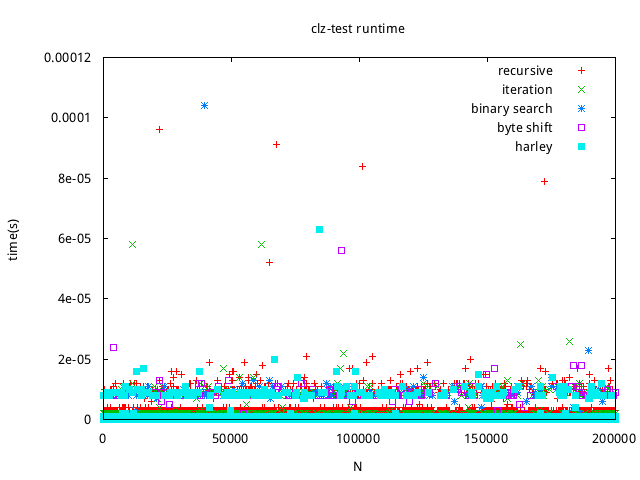

This chart was generated by the following gnuplot code:
reset
set xlabel 'N'
set ylabel 'time(s)'
set title 'clz-test runtime'
set term png enhanced font 'Verdana,10'
set output 'runtime.png'

plot [0:][0:] 'runtime.csv' using 1:2 with points title "recursive", \
'' using 1:3 with points title "iteration",\
'' using 1:4 with points title "binary search", \
'' using 1:5 with points title "byte shift" ,\
'' using 1:6 with points title "harley", 